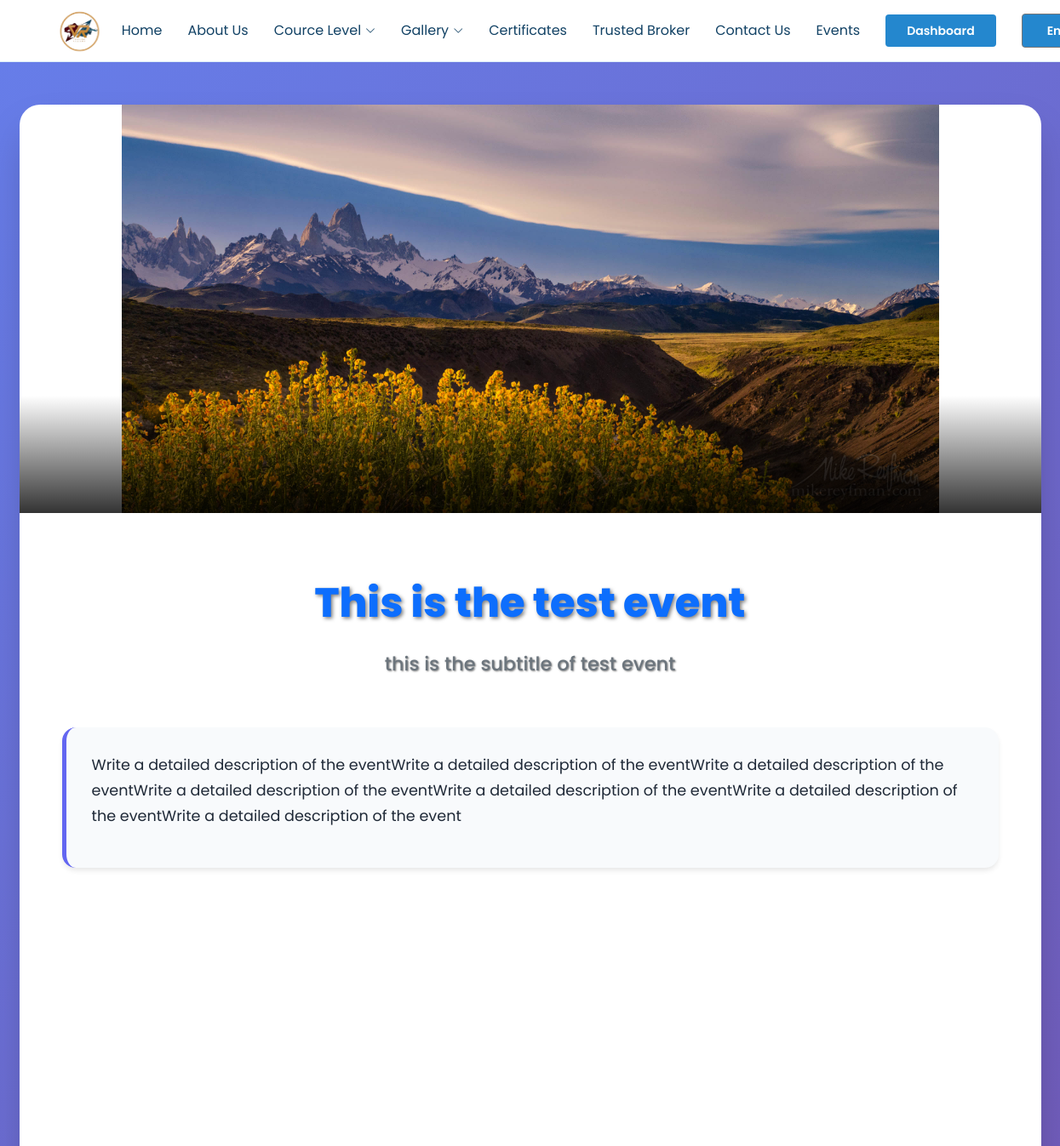
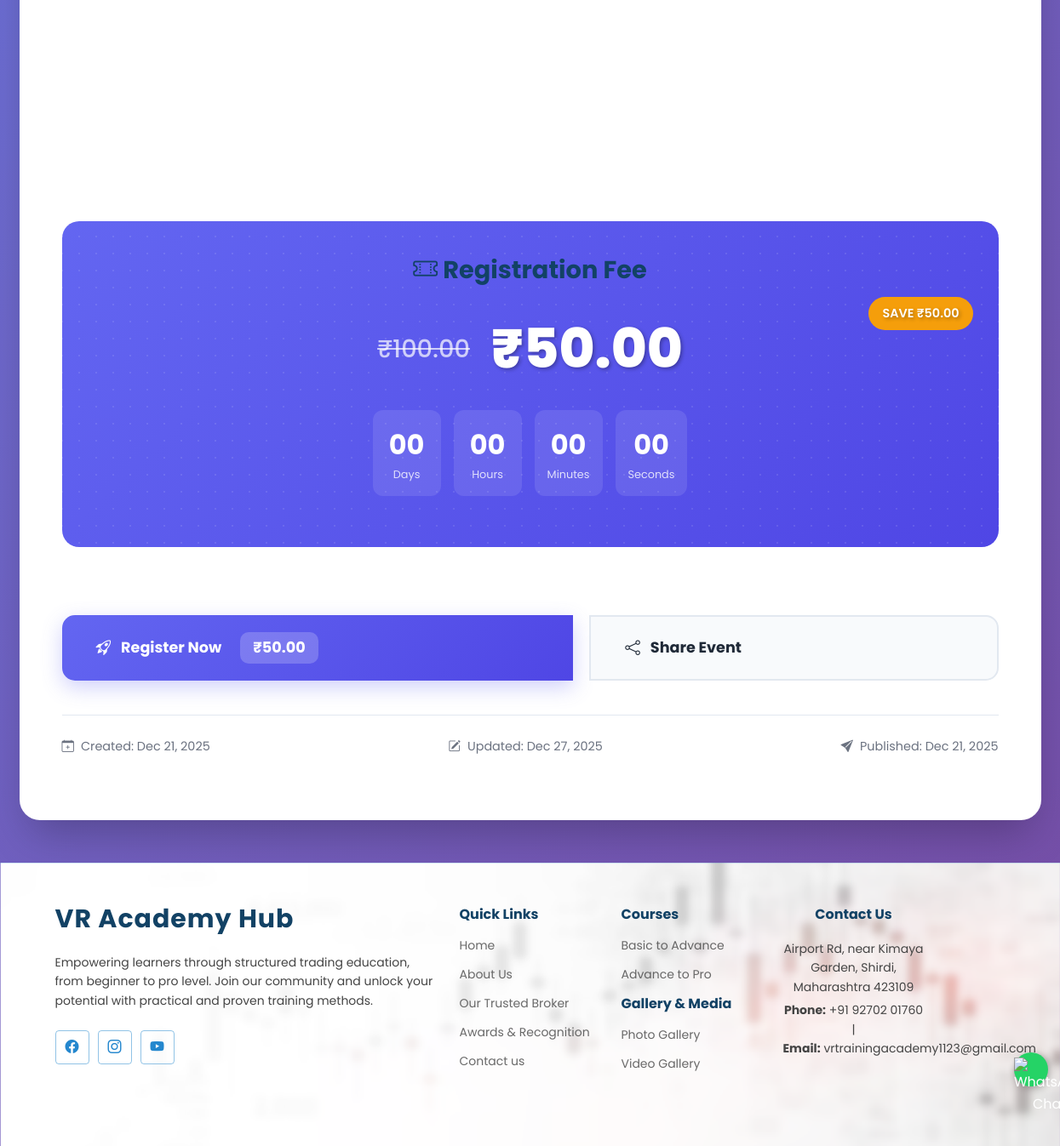
The app's page /en/event/3/ (signed in) with its own data (2 pictures, top to bottom).
### AdminApp/models.py (models this page shows, shortened)
class Event(models.Model):
    EVENT_STATUS = [
        ('draft', 'Draft'),
        ('published', 'Published'),
        ('cancelled', 'Cancelled'),
        ('completed', 'Completed'),
    ]
    thumbnail = models.ImageField(
        upload_to="event_thumbnails/",
        blank=True,
        null=True,
        help_text="Upload event thumbnail image (Recommended size: 800x600 pixels)"
    )
    title = models.CharField(
        max_length=200,
        help_text="Enter the main title of the event"
    )
    subtitle = models.CharField(
        max_length=300,
        blank=True,
        null=True,
        help_text="Add an optional subtitle for the event"
    )
    description = models.TextField(
        blank=True,
        null=True,
        help_text="Write a detailed description of the event"
    )
    category = models.CharField(
        max_length=100,
        blank=True,
        null=True,
        help_text="Specify the category or type of event (e.g., Webinar, Workshop)"
    )
    tags = models.JSONField(
        default=list,
        blank=True,
        null=True,
        help_text="List of keywords related to the event (e.g., ['Technology', 'Education'])"
    )
    event_date = models.DateField(
        help_text="Select the event date"
    )
    event_start_time = models.TimeField(
        help_text="Enter the start time of the event"
    )
    event_end_time = models.TimeField(
        help_text="Enter the end time of the event"
    )
    timezone = models.CharField(
        max_length=50,
        default='IST',
        help_text="Specify the event timezone"
    )
    meeting_link = models.URLField(
        blank=True,
        null=True,
        help_text="Add meeting link if applicable (e.g., Zoom or Google Meet URL)"
    )
    meeting_id = models.CharField(
        max_length=100,
        blank=True,
        null=True,
        help_text="Enter meeting ID if required"
    )
    meeting_password = models.CharField(
        max_length=100,
        blank=True,
        null=True,
        help_text="Enter meeting password if required"
    )
    is_free = models.BooleanField(
        default=False,
        help_text="Check if the event is free to attend"
    )
    registration_strickthrough_fee = models.DecimalField(
        max_digits=10,
        decimal_places=2,
        blank=True,
        null=True,
        help_text="Enter original registration fee (for strikethrough display)"
    )
    registration_offer_fee = models.DecimalField(
        max_digits=10,
        decimal_places=2,
        default=0.00,
        help_text="Enter discounted or current registration fee"
    )
    status = models.CharField(
        max_length=20,
        choices=EVENT_STATUS,
        default='draft',
        help_text="Select current event status"
    )
    created_at = models.DateTimeField(
        auto_now_add=True,
        help_text="Automatically set when event is created"
    )
    updated_at = models.DateTimeField(
        auto_now=True,
        help_text="Automatically updates when event is modified"
    )
    published_at = models.DateTimeField(
        blank=True,
        null=True,
        help_text="Date and time when event was published"
    )

### WebApp/views.py (the view)
# urls.py: path('event/<int:event_id>/', event_detail, name='event_detail'),
def event_detail(request, event_id):
    event = get_object_or_404(Event, id=event_id)
    context = {
        'event': event,
         'razorpay_key_id': settings.RAZORPAY_KEY_ID,
        'save_amount': event.registration_strickthrough_fee - event.registration_offer_fee if event.registration_strickthrough_fee else 0
    }
    return render(request, 'event_detail.html', context)

### WebApp/templates/event_detail.html (shortened to what this page needs)
{% extends "website_base.html" %}
{% load static %}
{% block content %}
<div class="event-container">
    <div class="event-header">
        <div class="thumbnail-container">
            {% if event.thumbnail %}
                <img src="{{ event.thumbnail.url }}" alt="{{ event.title }}" class="event-thumbnail">
            {% else %}
                <div class="thumbnail-placeholder">
                    <i class="bi bi-calendar-event"></i>
                    <span>Event Thumbnail</span>
                </div>
            {% endif %}
            <div class="event-overlay">
                <h1 class="event-title-display"></h1>
                {% if event.subtitle %}
                    <h2 class="event-subtitle-display"></h2>
                {% endif %}
            </div>
        </div>
    </div>
    <div class="event-content">
        <div class="text-center mb-5">
            <h1 class="event-title-display text-primary">{{ event.title }}</h1>
            {% if event.subtitle %}
                <h2 class="event-subtitle-display text-secondary">{{ event.subtitle }}</h2>
            {% endif %}
        </div>
        {% if event.description %}
            <div class="event-description">
                {{ event.description|linebreaks }}
            </div>
        {% endif %}
        <div class="details-grid">
        </div>
        <div class="pricing-section">
            <h3 class="pricing-title"><i class="bi bi-ticket-perforated"></i> Registration Fee</h3>
            <div class="price-comparison">
                {% if event.is_free %}
                    <div class="free-badge">FREE ACCESS</div>
                {% else %}
                    {% if event.registration_strickthrough_fee %}
                        <div class="original-price">₹{{ event.registration_strickthrough_fee }}</div>
                    {% endif %}
                    <div class="current-price">
                        ₹{{ event.registration_offer_fee }}
                        {% if event.registration_strickthrough_fee %}
                            <div class="discount-badge">
                                SAVE ₹{{ save_amount }}
                            </div>
                        {% endif %}
                    </div>
                {% endif %}
            </div>
            <div class="countdown">
                <div class="countdown-item">
                    <div class="countdown-number" id="days">00</div>
                    <div class="countdown-label">Days</div>
                </div>
                <div class="countdown-item">
                    <div class="countdown-number" id="hours">00</div>
                    <div class="countdown-label">Hours</div>
                </div>
                <div class="countdown-item">
                    <div class="countdown-number" id="minutes">00</div>
                    <div class="countdown-label">Minutes</div>
                </div>
                <div class="countdown-item">
                    <div class="countdown-number" id="seconds">00</div>
                    <div class="countdown-label">Seconds</div>
                </div>
            </div>
        </div>
        <div class="action-section">
            <div class="btn-group">
            <a href="{% url 'event_registration' event.id %}" class="btn btn-primary">
                <i class="bi bi-rocket-takeoff"></i>
                Register Now
                <span class="blink-price">
                    {% if event.is_free %}
                        FREE
                    {% else %}
                        ₹{{ event.registration_offer_fee }}
                    {% endif %}
                </span>
            </a>
                <button class="btn btn-secondary" onclick="shareEvent()">
                    <i class="bi bi-share"></i>
                    Share Event
                </button>
            </div>
        </div>
        <div class="metadata">
            <div class="metadata-item">
                <i class="bi bi-calendar-plus"></i>
                Created: {{ event.created_at|date:"M d, Y" }}
            </div>
            <div class="metadata-item">
                <i class="bi bi-pencil-square"></i>
                Updated: {{ event.updated_at|date:"M d, Y" }}
            </div>
            {% if event.published_at %}
            <div class="metadata-item">
                <i class="bi bi-send-fill"></i>
                Published: {{ event.published_at|date:"M d, Y" }}
            </div>
            {% endif %}
        </div>
    </div>
</div>
{% endblock content %}

### static/website/css/style.css (style rules this page uses)
* { font-family: 'Poppins', sans-serif !important; }
:root { --default-font: "Roboto", system-ui, -apple-system, "Segoe UI", Roboto, "Helvetica Neue", Arial, "Noto Sans", "Liberation Sans", sans-serif, "Apple Color Emoji", "Segoe UI Emoji", "Segoe UI Symbol", "Noto Color Emoji"; --heading-font: "Poppins", sans-serif; --nav-font: "Poppins", sans-serif; }
:root { --white: #fff; --background-color: #eff9ff; --default-color: #444444; --heading-color: #124265; --accent-color: #2487ce; --surface-color: #ffffff; --contrast-color: #ffffff; }
:root { --nav-color: #124265; --nav-hover-color: #2487ce; --nav-mobile-background-color: #ffffff; --nav-dropdown-background-color: #ffffff; --nav-dropdown-color: #124265; --nav-dropdown-hover-color: #2487ce; }
:root { scroll-behavior: smooth; }
body { color: var(--default-color); background-color: var(--background-color); font-family: var(--default-font); }
a { color: var(--accent-color); text-decoration: none; transition: 0.3s; }
h1, h2, h3, h4, h5, h6 { color: var(--heading-color); font-family: var(--heading-font); }

### WebApp/templates/website_base.html (style rules this page uses)
* { font-family: 'Poppins', sans-serif !important; }
h2,h1 { padding: 10px; }

### records on screen
Event: thumbnail (picture), title "This is the test event", subtitle "this is the subtitle of test event", description "Write a detailed description of the eventWrite a detailed description of the eventWrite a detailed description of the eventWrite a detailed description of the eventWrite a detailed description of the eventWrite a detailed description of the eventWrite a detailed description of the event", registration_strickthrough_fee "100.00", registration_offer_fee "50.00", created_at "Dec 21, 2025", updated_at "Dec 27, 2025", published_at "Dec 21, 2025"

### other values on screen
{{ save_amount }} "50.00"
form field language "English"
